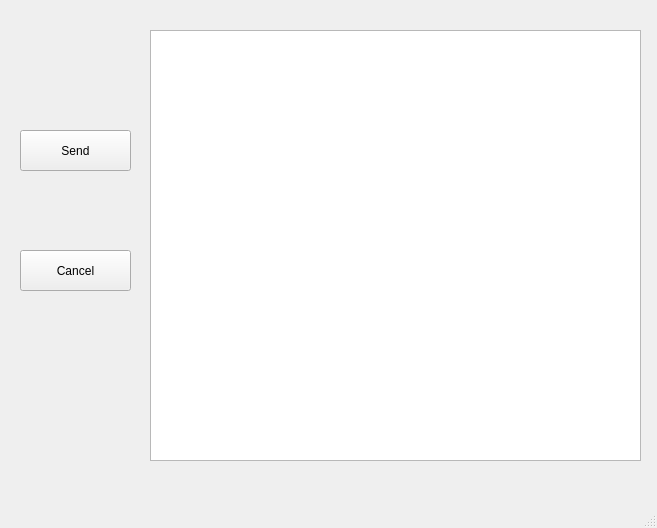
<?xml version="1.0" encoding="UTF-8"?>
<ui version="4.0">
 <class>post</class>
 <widget class="QMainWindow" name="post">
  <property name="geometry">
   <rect>
    <x>0</x>
    <y>0</y>
    <width>657</width>
    <height>528</height>
   </rect>
  </property>
  <property name="windowTitle">
   <string>MainWindow</string>
  </property>
  <widget class="QWidget" name="centralwidget">
   <widget class="QPushButton" name="pushB1">
    <property name="geometry">
     <rect>
      <x>20</x>
      <y>130</y>
      <width>111</width>
      <height>41</height>
     </rect>
    </property>
    <property name="text">
     <string>Send</string>
    </property>
   </widget>
   <widget class="QPushButton" name="pushB2">
    <property name="geometry">
     <rect>
      <x>20</x>
      <y>250</y>
      <width>111</width>
      <height>41</height>
     </rect>
    </property>
    <property name="text">
     <string>Cancel</string>
    </property>
   </widget>
   <widget class="QTextEdit" name="textEdit">
    <property name="geometry">
     <rect>
      <x>150</x>
      <y>30</y>
      <width>491</width>
      <height>431</height>
     </rect>
    </property>
   </widget>
  </widget>
  <widget class="QMenuBar" name="menubar">
   <property name="geometry">
    <rect>
     <x>0</x>
     <y>0</y>
     <width>657</width>
     <height>26</height>
    </rect>
   </property>
  </widget>
  <widget class="QStatusBar" name="statusbar"/>
 </widget>
 <resources/>
 <connections/>
</ui>
